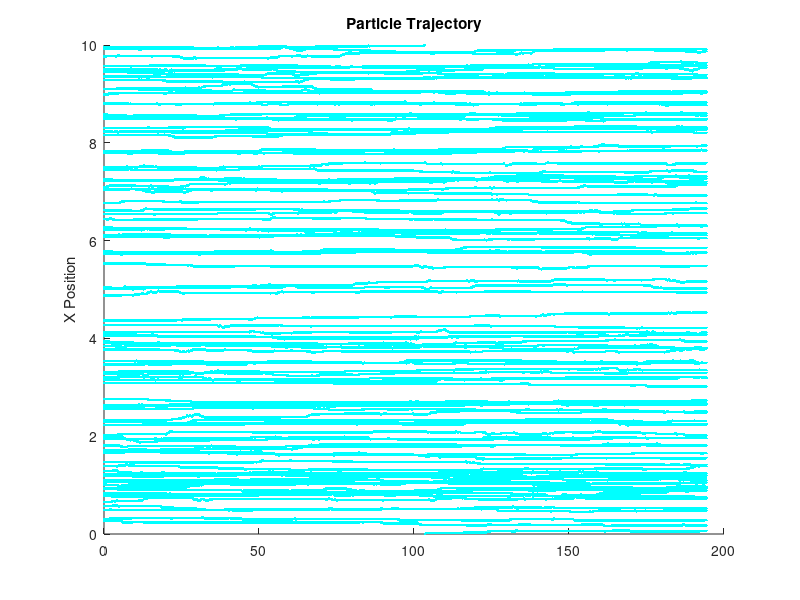

This figure's MATLAB source:
% *** THIS PROGRAM DEALS W/ ONE CHEMICAL SPECIES WITH A BINDING AND UNBINDING REACTION, WITH NO FEEDBACK ***

% rates: r_bind = k_bind * (1-a)
% 			 r_unbind = k_unbind * a

% Initialize the Basic Parameters: number of molecules of A (N), max # of reactions (T) , state vector (X), proportion bound over time (A), Reaction Coeffecients (k_bind, k_unbind) L is the length of the 1D representation of the membrane of a cell.

N = 100; T = 4000; k_bind = 0.1; k_unbind = 0.9; k_feedback = 1; L = 10; v_x = 0.05;

% X(1,:) is a bool representing whether each particle is bound or not.
% X(2,:) is a float representing the position of each particle.
X(1,:,:) = zeros(1,N,T);
X(2,:,1) = (L * rand(1, N));
% A(1, :) is a float representing the proportion of chemical A that is bound.
% A(2, :) is the time that this value is recorded.
A = zeros(2,T);

% This odd index is due to using i-1 to gather the value of the last index in each of the arrays, and I didn't want to add a switch statement every time for i = 1. This is more computationally efficient
for i = 2:(T+1)

	% set the position to the position of the previous time.
	X(:,:,i) = X(:,:,i-1);

	% Setting the rates at the start of each loop
	r_bind = k_bind*(N-sum(X(1,:,i)));
	r_unbind = k_unbind*sum(X(1,:,i));
	r_feedback = k_feedback*A(1,i-1)*sum(X(1,:,i));
	r_sum = r_bind + r_unbind + r_feedback;

	% Generating a random number for use in Gillespie Algo
	w = rand(1);

	tau = (1 / r_sum) * log(1 / w);

	% Picking the reaction using Gillespie Algo
  if (r_sum * w < r_bind)
		unbound_list = find(X(1,:,i) == 0);
		unbound_index = unbound_list(randi(length(unbound_list)));
		X(1,unbound_index,i) = 1;
	elseif (r_sum * w < r_bind + r_unbind)
		bound_list = find(X(1,:,i) == 1);
		bound_index = bound_list(randi(length(bound_list)));
		X(1,bound_index,i) = 0;
		X(2,bound_index,i) = 10 * rand(1);
	else 
		unbound_list = find(X(1,:,i) == 0);
		unbound_index = unbound_list(randi(length(unbound_list)));
		bound_list= find(X(1,:,i) == 1);
		bound_index = bound_list(randi(length(bound_list)));
		X(1,unbound_index,i) = 1;
		X(2,unbound_index,i) = X(2,bound_index,i);
	end
		for n = 1:N
			switch X(1,n,i)
				case 0
          X(2,n,i) = X(2,n,i-1);
				case 1
		      X(2,n,i) = mod( (X(2,n,i-1) + (2 * randi(2) - 3) * v_x * tau), L);
			end
	end
	% Updating proportion and time for A
	A(:, i) = [(sum(X(1, :,i)) / N), (A(2, i-1) + tau)];
end

% The steady state  f the concentration for the ODE version of this is:
%a_steady_state = (k_bind / (k_bind + k_unbind));


%Setting up the ODE to plot
%[t, a] =  ode45(@(t, a) k_bind * (1 - a) - k_unbind * a, [0, A(2,T)], A(1,1));

%subplot(1,3,1);
%ODE plot
%plot(t,a); hold on;

%Stochastic Plot
%plot(A(2,:),A(1,:));

%Steady state comparison
%yline(a_steady_state);

%Title and labels
%title('Simple Binding-Unbinding Model w/ ODE Comparison');
%xlabel('Time');
%ylabel('Bound Proportion of Chemical A');

%Plotting a histogram of particle location
%subplot(1,3,2);
%hist(X(2,:,T),20);

%title('Histogram of Particle Position at the Ending Time');
%xlabel('Position of Particles');
%ylabel('Number of Particles');

%subplot(1,3,3);

for n = 1:N
	scatter(A(2,:),X(2,n,:),"c",".");
	hold on;
end
title('Particle Trajectory');
ylabel('X Position');
xlabel = ('time');
